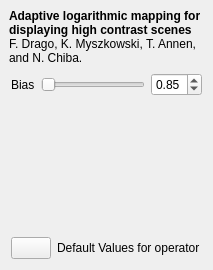
     <widget class="QWidget" name="tab_drago" >
      <attribute name="title" >
       <string>&amp;Drago</string>
      </attribute>
      <layout class="QVBoxLayout" >
       <property name="margin" >
        <number>9</number>
       </property>
       <property name="spacing" >
        <number>6</number>
       </property>
       <item>
        <widget class="QLabel" name="label_desc_drago03" >
         <property name="text" >
          <string>&lt;html>&lt;head>&lt;meta name="qrichtext" content="1" />&lt;style type="text/css">
p, li { white-space: pre-wrap; }
&lt;/style>&lt;/head>&lt;body style=" font-family:'Sans Serif'; font-size:9pt; font-weight:400; font-style:normal; text-decoration:none;">
&lt;p style=" margin-top:0px; margin-bottom:0px; margin-left:0px; margin-right:0px; -qt-block-indent:0; text-indent:0px;">&lt;span style=" font-weight:600;">Adaptive logarithmic mapping for displaying high contrast scenes&lt;/span>&lt;br />F. Drago, K. Myszkowski, T. Annen, and N. Chiba.&lt;/p>&lt;/body>&lt;/html></string>
         </property>
         <property name="wordWrap" >
          <bool>true</bool>
         </property>
        </widget>
       </item>
       <item>
        <layout class="QHBoxLayout" >
         <property name="margin" >
          <number>2</number>
         </property>
         <property name="spacing" >
          <number>6</number>
         </property>
         <item>
          <widget class="QLabel" name="label_11" >
           <property name="text" >
            <string>Bias</string>
           </property>
          </widget>
         </item>
         <item>
          <widget class="QSlider" name="biasSlider" >
           <property name="cursor" >
            <cursor>13</cursor>
           </property>
           <property name="maximum" >
            <number>50</number>
           </property>
           <property name="orientation" >
            <enum>Qt::Horizontal</enum>
           </property>
          </widget>
         </item>
         <item>
          <widget class="QDoubleSpinBox" name="biasdsb" >
           <property name="maximum" >
            <double>1.000000000000000</double>
           </property>
           <property name="minimum" >
            <double>0.500000000000000</double>
           </property>
           <property name="singleStep" >
            <double>0.040000000000000</double>
           </property>
           <property name="value" >
            <double>0.850000000000000</double>
           </property>
          </widget>
         </item>
        </layout>
       </item>
       <item>
        <spacer>
         <property name="orientation" >
          <enum>Qt::Vertical</enum>
         </property>
         <property name="sizeHint" >
          <size>
           <width>20</width>
           <height>131</height>
          </size>
         </property>
        </spacer>
       </item>
       <item>
        <layout class="QHBoxLayout" >
         <property name="margin" >
          <number>2</number>
         </property>
         <property name="spacing" >
          <number>6</number>
         </property>
         <item>
          <widget class="QPushButton" name="drago03Default" >
           <property name="toolTip" >
            <string>Restore operator's default values</string>
           </property>
           <property name="text" >
            <string/>
           </property>
           <property name="icon" >
            <iconset resource="../icons.qrc" >:/new/prefix1/images/undo.png</iconset>
           </property>
          </widget>
         </item>
         <item>
          <widget class="QLabel" name="label_4" >
           <property name="text" >
            <string>Default Values for operator</string>
           </property>
          </widget>
         </item>
         <item>
          <spacer>
           <property name="orientation" >
            <enum>Qt::Horizontal</enum>
           </property>
           <property name="sizeHint" >
            <size>
             <width>2</width>
             <height>20</height>
            </size>
           </property>
          </spacer>
         </item>
        </layout>
       </item>
      </layout>
     </widget>
